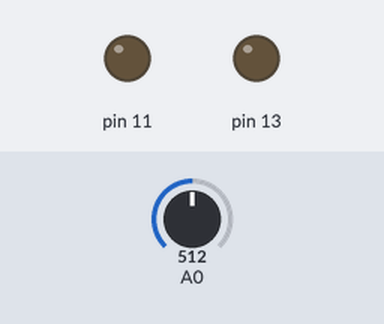
Bench run of a sketch on a simulated Arduino Uno, built with avr-gcc and run on an emulated ATmega328P. Shown: output pins drawn as LEDs (lit = HIGH). Dashed ring = blinking. The test bench sets the inputs (shaded band); at power-on: A0 = 512.

Above: at 0.1 s.
2.4 s: A0 set to 483
At 3.22 s:
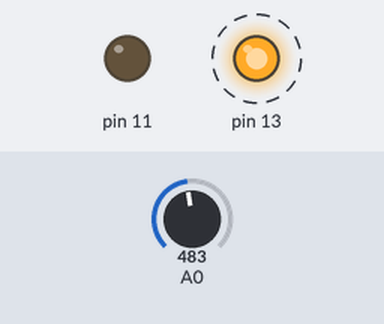
5.9 s: A0 set to 510
Timing chart, 0 to 15.4 s (numbered marks = the images above; inputs shaded):
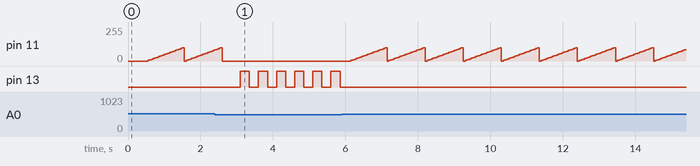

Measured:
- the behaviour switches between 501 and 500 on A0 (found by bisection; images 0 and 1)
- after the input at 2.4 s, pin 11: goes on until 2.6 s, then stays 0/255; pin 13: alternates HIGH for 0.25 s and LOW for 0.25 s, starting after 0.70 s
- after the input at 5.9 s, pin 11: ramps from 0/255 to 100/255 and jumps back, once every 1.1 s; pin 13: stops changing and stays LOW

The sketch:

sketch_may30d.ino
```cpp
int j;
void setup() {
  Serial.begin(9600);
  pinMode(A0,INPUT);
  pinMode(13,OUTPUT);
  pinMode(11,OUTPUT);
}

void loop() {
 delay(500);
 j = analogRead(A0);
 while(j<=500){
 digitalWrite(13,HIGH);
 delay(250);
 digitalWrite(13,LOW);
 delay(250);
 j = analogRead(A0);
 }
 while(j>500){
 for(int i=0; i<=100; i=i+5 ) {
  analogWrite(11,i);
  delay(50);
  }
  digitalWrite(11,LOW);
   j = analogRead(A0);

  }

}
```
